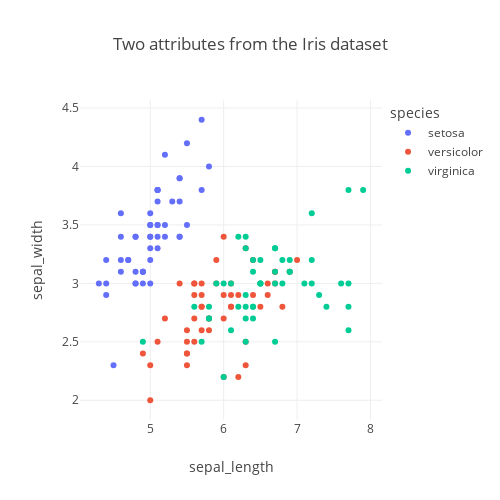

The notebook cell this image was saved under:
### Code cell
df = px.data.iris()
fig = px.scatter(df, x="sepal_length", y="sepal_width", color="species",
                title="Two attributes from the Iris dataset", width=500, height=500)
fig.update_layout(template=template)
fig.write_image("iris.pdf")
fig.show()

### Figure 1 — Plotly figure (JSON) as saved in the notebook; plotly's stock layout.template omitted (floating-point values rounded to 4 significant figures)
{"data": [{"hovertemplate": "species=setosa<br>sepal_length=%{x}<br>sepal_width=%{y}<extra></extra>", "legendgroup": "setosa", "marker": {"color": "#636efa", "symbol": "circle"}, "mode": "markers", "name": "setosa", "orientation": "v", "showlegend": true, "type": "scatter", "x": [5.1, 4.9, 4.7, 4.6, 5, 5.4, 4.6, 5, 4.4, 4.9, 5.4, 4.8, 4.8, 4.3, 5.8, 5.7, 5.4, 5.1, 5.7, 5.1, 5.4, 5.1, 4.6, 5.1, 4.8, 5, 5, 5.2, 5.2, 4.7, 4.8, 5.4, 5.2, 5.5, 4.9, 5, 5.5, 4.9, 4.4, 5.1, 5, 4.5, 4.4, 5, 5.1, 4.8, 5.1, 4.6, 5.3, 5], "xaxis": "x", "y": [3.5, 3, 3.2, 3.1, 3.6, 3.9, 3.4, 3.4, 2.9, 3.1, 3.7, 3.4, 3, 3, 4, 4.4, 3.9, 3.5, 3.8, 3.8, 3.4, 3.7, 3.6, 3.3, 3.4, 3, 3.4, 3.5, 3.4, 3.2, 3.1, 3.4, 4.1, 4.2, 3.1, 3.2, 3.5, 3.1, 3, 3.4, 3.5, 2.3, 3.2, 3.5, 3.8, 3, 3.8, 3.2, 3.7, 3.3], "yaxis": "y"}, {"hovertemplate": "species=versicolor<br>sepal_length=%{x}<br>sepal_width=%{y}<extra></extra>", "legendgroup": "versicolor", "marker": {"color": "#EF553B", "symbol": "circle"}, "mode": "markers", "name": "versicolor", "orientation": "v", "showlegend": true, "type": "scatter", "x": [7, 6.4, 6.9, 5.5, 6.5, 5.7, 6.3, 4.9, 6.6, 5.2, 5, 5.9, 6, 6.1, 5.6, 6.7, 5.6, 5.8, 6.2, 5.6, 5.9, 6.1, 6.3, 6.1, 6.4, 6.6, 6.8, 6.7, 6, 5.7, 5.5, 5.5, 5.8, 6, 5.4, 6, 6.7, 6.3, 5.6, 5.5, 5.5, 6.1, 5.8, 5, 5.6, 5.7, 5.7, 6.2, 5.1, 5.7], "xaxis": "x", "y": [3.2, 3.2, 3.1, 2.3, 2.8, 2.8, 3.3, 2.4, 2.9, 2.7, 2, 3, 2.2, 2.9, 2.9, 3.1, 3, 2.7, 2.2, 2.5, 3.2, 2.8, 2.5, 2.8, 2.9, 3, 2.8, 3, 2.9, 2.6, 2.4, 2.4, 2.7, 2.7, 3, 3.4, 3.1, 2.3, 3, 2.5, 2.6, 3, 2.6, 2.3, 2.7, 3, 2.9, 2.9, 2.5, 2.8], "yaxis": "y"}, {"hovertemplate": "species=virginica<br>sepal_length=%{x}<br>sepal_width=%{y}<extra></extra>", "legendgroup": "virginica", "marker": {"color": "#00cc96", "symbol": "circle"}, "mode": "markers", "name": "virginica", "orientation": "v", "showlegend": true, "type": "scatter", "x": [6.3, 5.8, 7.1, 6.3, 6.5, 7.6, 4.9, 7.3, 6.7, 7.2, 6.5, 6.4, 6.8, 5.7, 5.8, 6.4, 6.5, 7.7, 7.7, 6, 6.9, 5.6, 7.7, 6.3, 6.7, 7.2, 6.2, 6.1, 6.4, 7.2, 7.4, 7.9, 6.4, 6.3, 6.1, 7.7, 6.3, 6.4, 6, 6.9, 6.7, 6.9, 5.8, 6.8, 6.7, 6.7, 6.3, 6.5, 6.2, 5.9], "xaxis": "x", "y": [3.3, 2.7, 3, 2.9, 3, 3, 2.5, 2.9, 2.5, 3.6, 3.2, 2.7, 3, 2.5, 2.8, 3.2, 3, 3.8, 2.6, 2.2, 3.2, 2.8, 2.8, 2.7, 3.3, 3.2, 2.8, 3, 2.8, 3, 2.8, 3.8, 2.8, 2.8, 2.6, 3, 3.4, 3.1, 3, 3.1, 3.1, 3.1, 2.7, 3.2, 3.3, 3, 2.5, 3, 3.4, 3], "yaxis": "y"}], "layout": {"height": 500, "legend": {"title": {"text": "species"}, "tracegroupgap": 0}, "title": {"text": "Two attributes from the Iris dataset"}, "width": 500, "xaxis": {"anchor": "y", "domain": [0, 1], "title": {"text": "sepal_length"}}, "yaxis": {"anchor": "x", "domain": [0, 1], "title": {"text": "sepal_width"}}}}
